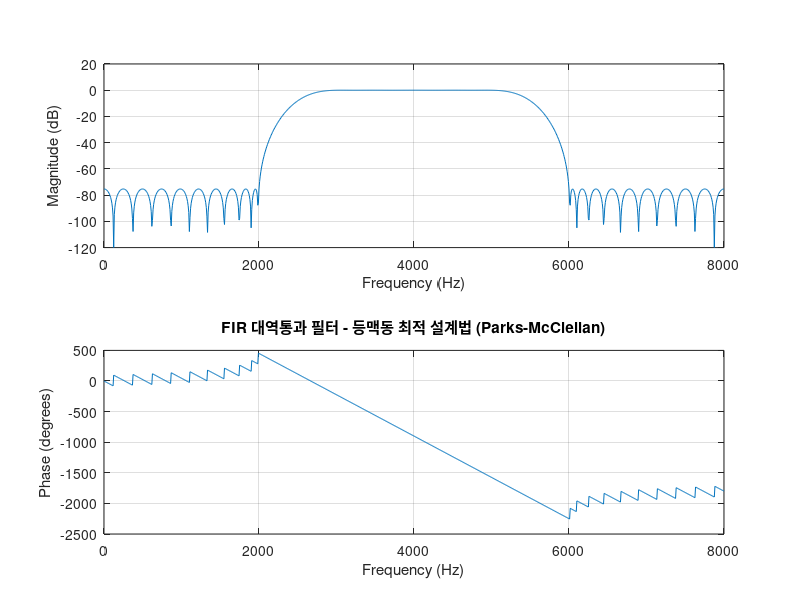

MATLAB code to generate this figure:
% FIR 대역통과 필터 설계 - 등맥동 최적 설계법

% 필터 사양
fs = 16000;    % 샘플링 주파수
N = 60;        % 필터 차수

% 정규화 경계 주파수
f = [0 2000 3000 5000 6000 8000] / (fs/2);   %주파수 벡터(0~1 범위)
a = [0 0 1 1 0 0];   % 이상적 응답
w = [10 1 10];       % 차단대역 감쇠 우선

% 설계
b_pm = firpm(N, f, a, w);

% 주파수 응답 시각화
figure;
freqz(b_pm, 1, 1024, fs);
title('FIR 대역통과 필터 - 등맥동 최적 설계법 (Parks-McClellan)');
